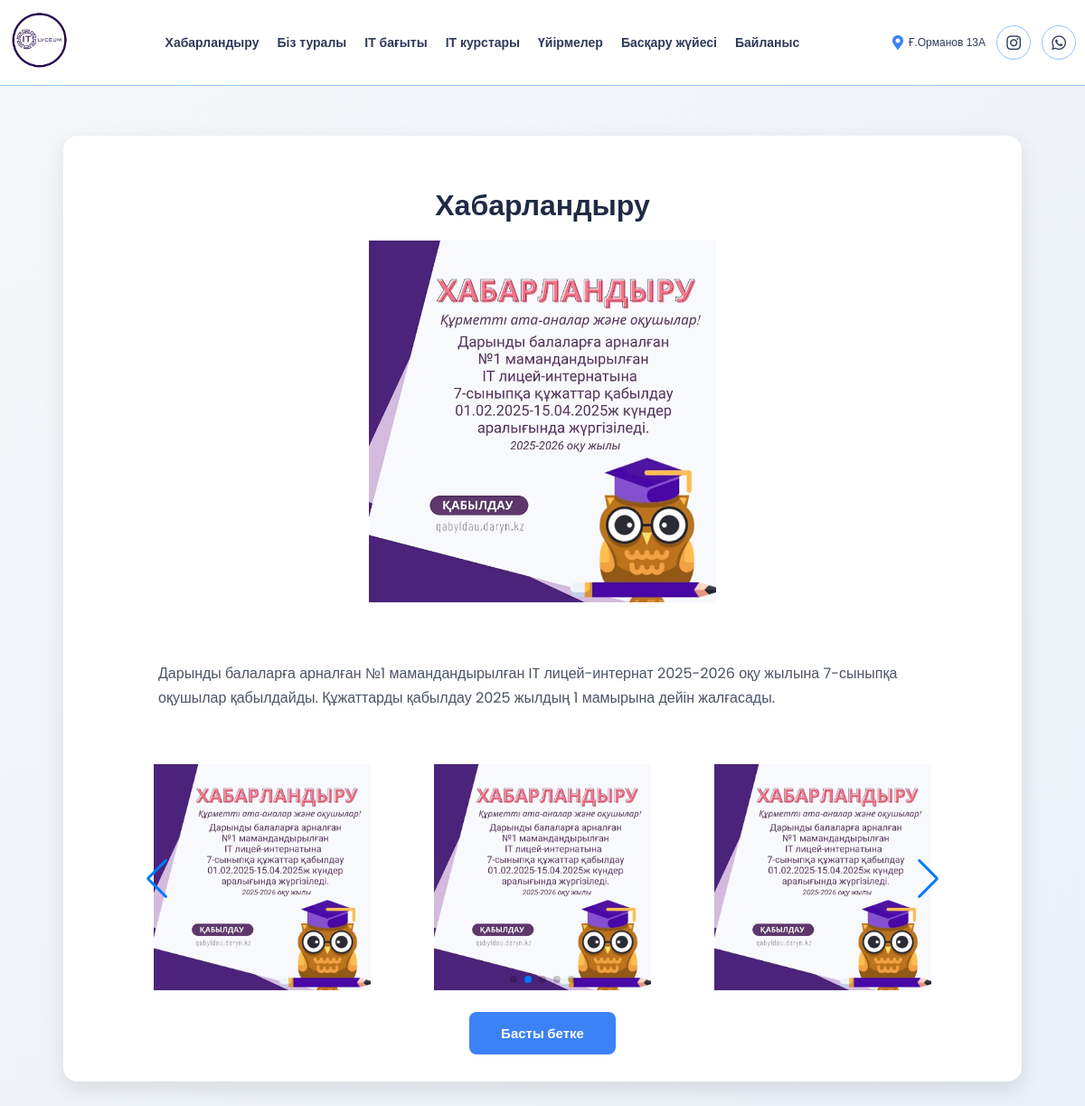
Screenshot of /habar/1/ with the database file from the repository.
### main/models.py (models this page shows, shortened)
class Announcement(models.Model):
    image = models.ImageField(upload_to='announcement_images/', blank=True, null=True)
    image1 = models.ImageField(upload_to='announcement_images/', blank=True, null=True)
    image2 = models.ImageField(upload_to='announcement_images/', blank=True, null=True)
    image3 = models.ImageField(upload_to='announcement_images/', blank=True, null=True)
    image4 = models.ImageField(upload_to='announcement_images/', blank=True, null=True)
    image5 = models.ImageField(upload_to='announcement_images/', blank=True, null=True)
    image6 = models.ImageField(upload_to='announcement_images/', blank=True, null=True)
    title = models.CharField(max_length=200, verbose_name="Заголовок")
    description = models.TextField(verbose_name="Краткое описание")
    full_description = models.TextField(blank=True, verbose_name="Полное описание")
    button_text = models.CharField(max_length=100, default="Толығырақ", verbose_name="Текст кнопки")
    button_url = models.URLField(blank=True, null=True, verbose_name="Ссылка")
    class Meta:
        verbose_name = "Объявление"
        verbose_name_plural = "Объявления"

### main/views.py (the view)
# urls.py: path('habar/<int:announcement_id>/', views.habar, name='habar'),
def habar(request, announcement_id):
    announcement = get_object_or_404(Announcement, id=announcement_id)
    context = {
        'announcement': announcement,
    }
    return render(request, 'habar.html', context)

### main/templates/habar.html (shortened to what this page needs)
{% extends 'layout.html' %}
{% load static %}
{% block link %}
    <link rel="stylesheet" href="{% static 'css/habar.css' %}">
    <link rel="stylesheet" href="https://cdnjs.cloudflare.com/ajax/libs/font-awesome/5.15.4/css/all.min.css"/>
    <link rel="stylesheet" href="https://cdn.jsdelivr.net/npm/swiper@11/swiper-bundle.min.css"/>
{% endblock %}
{% block content %}
  <section class="announcement-detail">
    <div class="announcement-container">
      <h2 class="announcement-title">{{ announcement.title }}</h2>
      <div class="announcement-image" onclick="openModal('{% if announcement.image %}{{ announcement.image.url }}{% else %}{% static 'img/placeholder.jpg' %}{% endif %}')">
        <img src="{% if announcement.image %}{{ announcement.image.url }}{% else %}{% static 'img/placeholder.jpg' %}{% endif %}" alt="{{ announcement.title }}">
      </div>
      <div class="announcement-content">
        <div class="announcement-text">
          <p>{{ announcement.full_description|default:announcement.description }}</p>
        </div>
        {% if announcement.image1 or announcement.image2 or announcement.image3 or announcement.image4 or announcement.image5 or announcement.image6 %}
          <div class="swiper mySwiper">
            <div class="swiper-wrapper">
              {% if announcement.image2 %}
                <div class="swiper-slide">
                  <img src="{{ announcement.image2.url }}" alt="{{ announcement.title }} - Изображение 2" onclick="openModal('{{ announcement.image2.url }}')">
                </div>
              {% endif %}
              {% if announcement.image3 %}
                <div class="swiper-slide">
                  <img src="{{ announcement.image3.url }}" alt="{{ announcement.title }} - Изображение 3" onclick="openModal('{{ announcement.image3.url }}')">
                </div>
              {% endif %}
              {% if announcement.image5 %}
                <div class="swiper-slide">
                  <img src="{{ announcement.image5.url }}" alt="{{ announcement.title }} - Изображение 5" onclick="openModal('{{ announcement.image5.url }}')">
                </div>
              {% endif %}
            </div>
            <div class="swiper-button-next"></div>
            <div class="swiper-button-prev"></div>
            <div class="swiper-pagination"></div>
          </div>
        {% endif %}
        <a href="{% url 'home' %}#announcements" class="announcement-button">Басты бетке</a>
      </div>
    </div>
  </section>
{% endblock %}

### main/static/css/style.css (style rules this page uses)
body { margin: 0; font-family: Arial, sans-serif; background-color: #F5F7FA; color: #2E3A59; }

### main/static/css/habar.css (style rules this page uses)
.announcement-detail { padding: 60px 15px; background: linear-gradient(135deg, #F5F7FA 0%, #EAF0F6 100%); min-height: 100vh; display: flex; justify-content: center; align-items: center; }
.announcement-container { max-width: 1000px; width: 90%; margin: 0 auto; background: #FFFFFF; border-radius: 16px; box-shadow: 0 8px 24px rgba(0, 0, 0, 0.1); padding: 30px; animation: fadeIn 0.8s ease forwards; }
.announcement-title { font-family: 'Montserrat', sans-serif; font-size: 32px; font-weight: 700; color: #1F2A44; text-align: center; margin-bottom: 20px; animation: slideIn 0.6s ease forwards; }
.announcement-image { width: 100%; max-width: 800px; margin: 0 auto 20px; border-radius: 12px; overflow: hidden; cursor: pointer; transition: transform 0.3s ease; }
.announcement-image img { width: 100%; height: auto; max-height: 400px; object-fit: contain; border-radius: 12px; }
.announcement-content { max-width: 900px; margin: 0 auto; }
.announcement-text { background: rgba(255, 255, 255, 0.95); border-radius: 12px; padding: 25px; margin-bottom: 20px; animation: fadeInUp 0.6s ease forwards 0.1s; }
.announcement-text p { font-family: 'Poppins', sans-serif; font-size: 16px; color: #4A5568; line-height: 1.7; margin-bottom: 15px; }
.swiper { max-width: 900px; margin: 0 auto 20px; }
.swiper-slide { display: flex; justify-content: center; align-items: center; background: transparent; }
.swiper-slide img { width: 100%; height: auto; max-height: 250px; object-fit: contain; border-radius: 8px; cursor: pointer; transition: transform 0.3s ease, box-shadow 0.3s ease; }
.announcement-button { display: inline-block; padding: 12px 35px; background: #3B82F6; color: #FFFFFF; text-decoration: none; font-family: 'Poppins', sans-serif; font-size: 15px; font-weight: 600; border-radius: 8px; transition: background 0.3s ease, transform 0.2s ease; text-align: center; margin: 20px auto 0; display: block; width: fit-content; }

### rows the page displays
Announcement: title "Хабарландыру", image (picture), full_description "Дарынды балаларға арналған №1 мамандандырылған IT лицей-интернат 2025-2026 оқу жылына 7-сыныпқа оқушылар қабылдайды. Құжаттарды қабылдау 2025 жылдың 1 мамырына дейін жалғасады.", image2 (picture), image3 (picture), image5 (picture)
